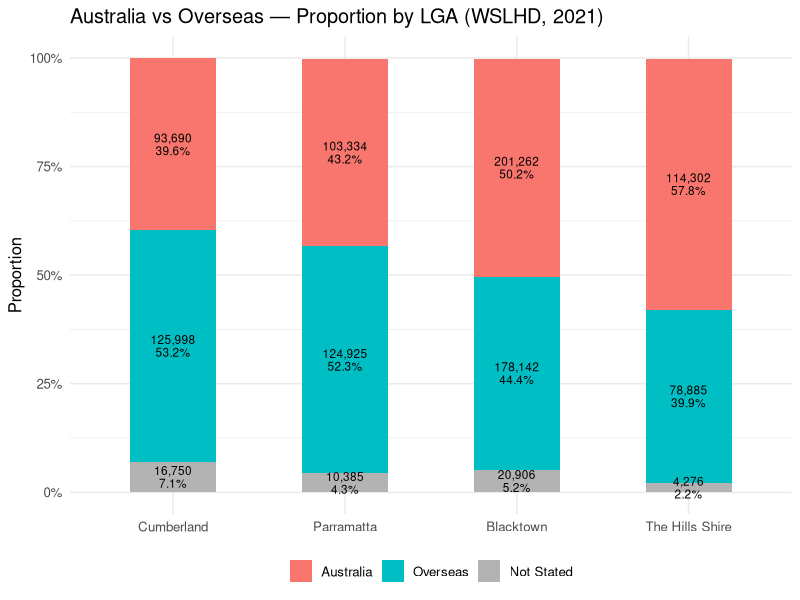
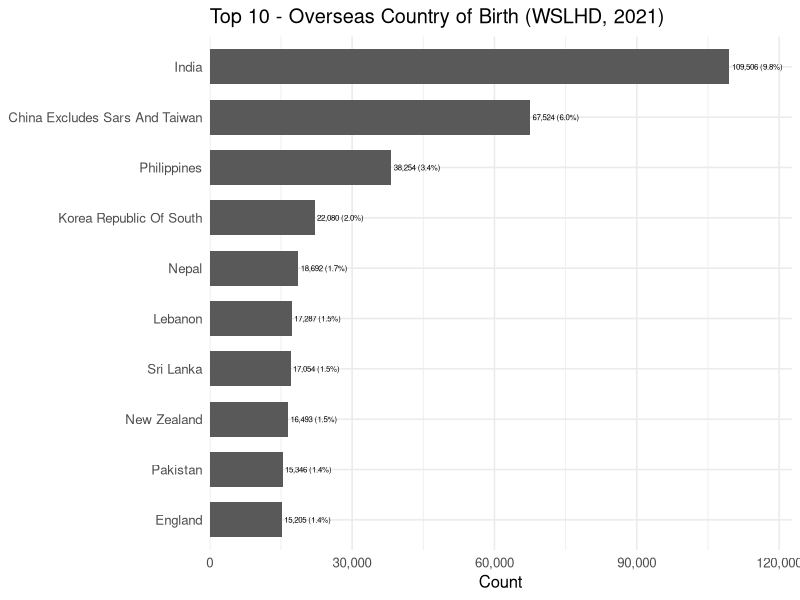
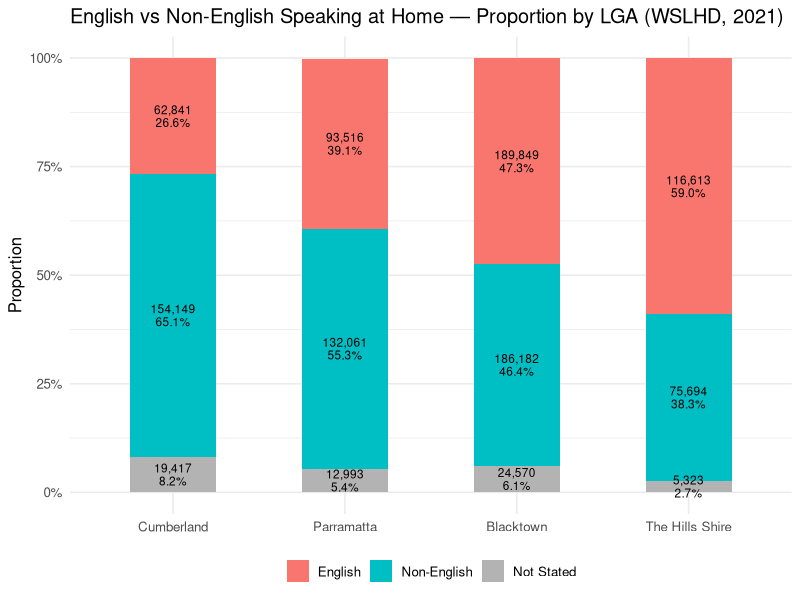
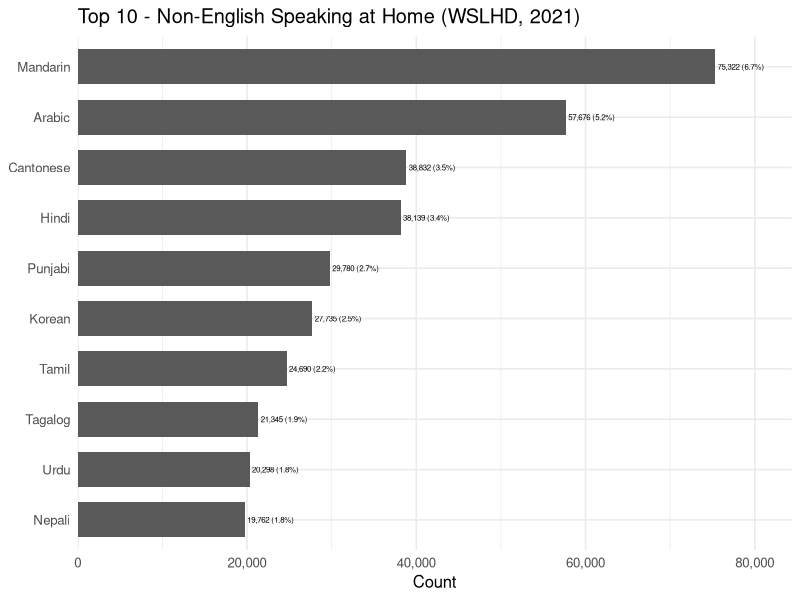
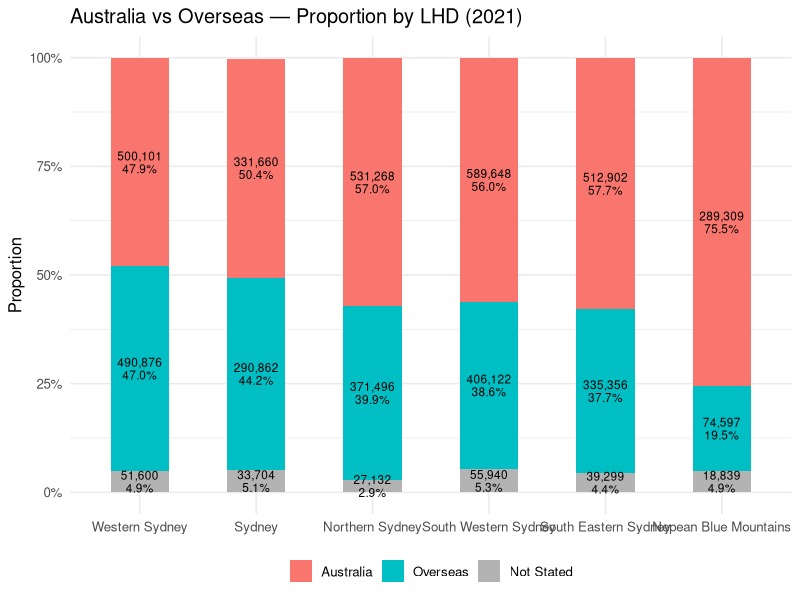
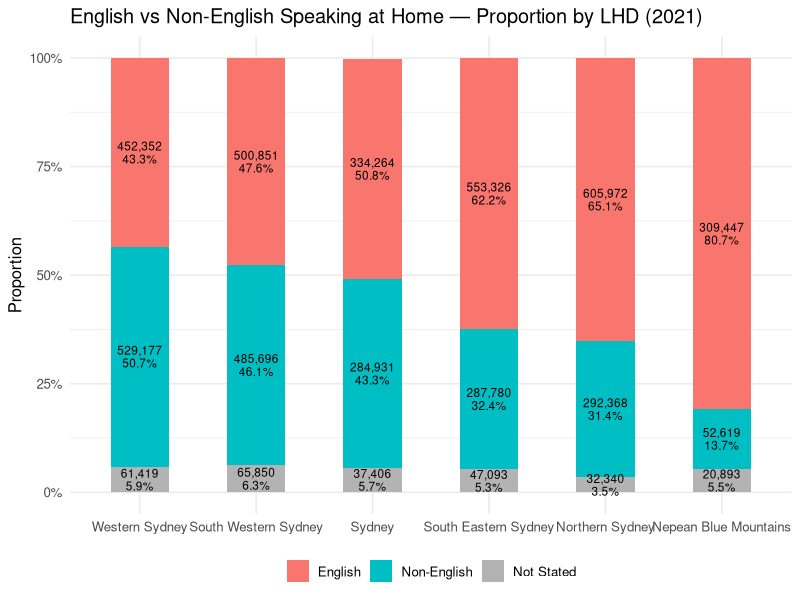

Generate these figures, in order, with R:
## ---- chunk 1
knitr::opts_chunk$set(echo = TRUE)
## ---- chunk 2
library(readr)
library(dplyr)
library(tidyr)
library(stringr)
library(ggplot2)
library(forcats)
library(scales)
## ---- chunk 3
# Read datasets (variables from prepossessing folder)
pop_nsw_2021 <- read.csv("pop_size_nsw_2021.csv")
cob_nsw_2021 <- read.csv("cob_4level_nsw_2021.csv") %>%
  rename(sa2_name_2021 = sa2)
lang_nsw_2021 <- read.csv("lang_4level_nsw_2021.csv") %>%
  rename(sa2_name_2021 = sa2)
sa2_lga_lhd_nsw_2021 <- read.csv("sa2_lga_lhd_nsw_2021.csv")
## ---- chunk 4
names(cob_nsw_2021)
names(lang_nsw_2021)
## ---- chunk 5
# Clean cob dataset
cob_nsw_2021 <- cob_nsw_2021 %>%
  rename_with(~ tolower(.x)  %>%
    str_replace_all("[._/]+", "_")  %>%
    str_replace_all("^_+|_+$", "")) %>%
  rename(not_stated_cob = not_stated,
         niue_cob = niue,
         inadeq_desc_cob = inadequately_described)
## ---- chunk 6
aus_cols <- c("australia_includes_external_territories_nfd",
              "australia",
              "norfolk_island",
              "australian_external_territories_nec")

cob_nsw_2021 <- cob_nsw_2021 %>%
  mutate(australia_total = rowSums(across(any_of(aus_cols)), na.rm = TRUE))

# Exclude numerical columns (not included in overseas summation)
overseas_prot_cols <- c("australia_total",
                        
                        "australia_includes_external_territories_nfd",
                        "australia",
                        "norfolk_island",
                        "australian_external_territories_nec",
                        
                        "overseas", 
                        
                        "not_stated_cob")

overseas_cols <- cob_nsw_2021 %>%
  select(where(is.numeric)) %>%
  names() %>%
  setdiff(overseas_prot_cols)

cob_nsw_2021 <- cob_nsw_2021 %>%
  mutate(overseas = rowSums(across(all_of(overseas_cols)), na.rm = TRUE))
## ---- chunk 7
# Clean lang dataset
lang_nsw_2021 <- lang_nsw_2021 %>%
  rename_with(~ tolower(.x)  %>%
    str_replace_all("[._/]+", "_")  %>%
    str_replace_all("^_+|_+$", "")) %>%
    rename(not_stated_lang = not_stated,
           niue_lang = niue,
           inadeq_desc_lang = inadequately_described)
  
# Exclude numerical columns (not included in non-english summation)
lang_prot_cols <- c("english", 
                    "non_english", 
                    "not_stated_lang")

non_english_cols <- lang_nsw_2021 %>%
  select(where(is.numeric)) %>%
  names() %>%
  setdiff(lang_prot_cols)

lang_nsw_2021 <- lang_nsw_2021 %>%
  mutate(non_english = rowSums(across(all_of(non_english_cols)), na.rm = TRUE))
## ---- chunk 8
cd_nsw_2021 <- pop_nsw_2021 %>%
  left_join(cob_nsw_2021, by = "sa2_name_2021") %>%
  left_join(lang_nsw_2021, by = "sa2_name_2021") %>%
  left_join(sa2_lga_lhd_nsw_2021, by = "sa2_name_2021")
## ---- chunk 9
cob_aus_osea_wslhd_2021 <- cd_nsw_2021 %>%
  filter(in_wslhd == 1) %>%
  filter(lga_name_2021 %in% c("Blacktown", "Cumberland", "Parramatta", "The Hills Shire")) %>%
  select(sa2_name_2021, lga_name_2021, pop_size, australia_total, overseas, not_stated_cob)

cob_lga_wslhd <- cob_aus_osea_wslhd_2021 %>%
  group_by(lga_name_2021) %>%
  summarise(
    pop_total = sum(pop_size, na.rm = TRUE),
    australia_total = sum(australia_total, na.rm = TRUE),
    overseas  = sum(overseas,  na.rm = TRUE),
    not_stated_cob  = sum(not_stated_cob,  na.rm = TRUE),
    .groups = "drop"
  )

cob_lga_wslhd_long <- cob_lga_wslhd %>%
  pivot_longer(
    cols = c(australia_total, overseas, not_stated_cob),
    names_to = "origin",
    values_to = "count"
  ) %>%
  mutate(
    origin = factor(origin, levels = c("australia_total", "overseas", "not_stated_cob"),
                    labels = c("Australia", "Overseas", "Not Stated")),
    prop = count / pop_total
  )

cob_lga_wslhd_order <- cob_lga_wslhd_long %>%
  filter(origin == "Overseas") %>%
  arrange(desc(prop)) %>%
  pull(lga_name_2021)

cob_lga_wslhd_long <- cob_lga_wslhd_long %>%
  mutate(lga_name_2021 = factor(lga_name_2021, levels = cob_lga_wslhd_order))

cob_lga_wslhd_lab <- cob_lga_wslhd_long %>%
  mutate(
    prop  = count / pop_total,
    label = 
      paste0(comma(count), "\n", percent(prop, accuracy = 0.1)))
## ---- chunk 10
ggplot(cob_lga_wslhd_lab, aes(x = lga_name_2021, y = prop, fill = origin)) +
  geom_col(width = 0.5) +
  geom_text(aes(label = label),
            position = position_stack(vjust = 0.5),
            size = 3, lineheight = 0.9, color = "black") +
  scale_y_continuous(labels = percent_format(accuracy = 1)) +
  scale_fill_manual(values = c("Australia"  = "#F8766D",
                               "Overseas"   = "#00BFC4",
                               "Not Stated" = "grey70")) +
  labs(x = NULL, y = "Proportion",
       fill = NULL,
       title = "Australia vs Overseas — Proportion by LGA (WSLHD, 2021)") +
  theme_minimal(base_size = 12) +
  theme(axis.text.x = element_text(),
        legend.position = "bottom")
## ---- chunk 11
cob_wslhd_2021 <- cd_nsw_2021 %>%
  filter(in_wslhd == 1)
  
overseas_tot <- cob_wslhd_2021 %>%
  summarise(
    across(all_of(overseas_cols), ~ sum(.x, na.rm = TRUE)),
    pop_total = sum(pop_size, na.rm = TRUE) 
  ) %>%
  pivot_longer(
    cols = all_of(overseas_cols),         
    names_to = "country",
    values_to = "count"
  ) %>%
  mutate(
    prop = count / pop_total,            
    country_label = country %>% str_replace_all("_", " ") %>% str_to_title()
  ) %>%
  select(-pop_total) 

overseas_tot <- overseas_tot %>% 
  slice_max(order_by = count, n = 10, with_ties = FALSE)
## ---- chunk 12
ggplot(overseas_tot, aes(x = reorder(country_label, count), y = count)) +
  geom_col(width = 0.7) +
  geom_text(aes(label = paste0(comma(count), " (", percent(prop, accuracy = 0.1), ")")),
            hjust = -0.05, size = 2) +
  coord_flip() +
  scale_y_continuous(labels = comma, expand = expansion(mult = c(0, 0.12))) +
  labs(x = NULL, y = "Count",
       title = "Top 10 - Overseas Country of Birth (WSLHD, 2021)") +
  theme_minimal(base_size = 12)
## ---- chunk 13
lang_eng_wslhd_2021 <- cd_nsw_2021 %>%
  filter(in_wslhd == 1) %>%
  filter(lga_name_2021 %in% c("Blacktown", "Cumberland", "Parramatta", "The Hills Shire")) %>%
  select(sa2_name_2021, lga_name_2021, pop_size, english, non_english, not_stated_lang)

lang_lga_wslhd <- lang_eng_wslhd_2021 %>%
  group_by(lga_name_2021) %>%
  summarise(
    pop_total = sum(pop_size, na.rm = TRUE),
    english = sum(english, na.rm = TRUE),
    non_english  = sum(non_english,  na.rm = TRUE),
    not_stated_lang  = sum(not_stated_lang,  na.rm = TRUE),
    .groups = "drop"
  )

lang_lga_wslhd_long <- lang_lga_wslhd %>%
  pivot_longer(
    cols = c(english, non_english, not_stated_lang),
    names_to = "origin",
    values_to = "count"
  ) %>%
  mutate(
    origin = factor(origin, levels = c("english", "non_english","not_stated_lang"),
                    labels = c("English", "Non-English", "Not Stated")),
    prop = count / pop_total
  )

lang_lga_wslhd_order <- lang_lga_wslhd_long %>%
  filter(origin == "Non-English") %>%
  arrange(desc(prop)) %>%
  pull(lga_name_2021)

lang_lga_wslhd_long <- lang_lga_wslhd_long %>%
  mutate(lga_name_2021 = factor(lga_name_2021, levels = lang_lga_wslhd_order))

lang_lga_wslhd_lab <- lang_lga_wslhd_long %>%
  mutate(
    prop  = count / pop_total,
    label = 
      paste0(comma(count), "\n", percent(prop, accuracy = 0.1)))
## ---- chunk 14
ggplot(lang_lga_wslhd_lab, aes(x = lga_name_2021, y = prop, fill = origin)) +
  geom_col(width = 0.5) +
  geom_text(aes(label = label),
            position = position_stack(vjust = 0.5),
            size = 3, lineheight = 0.9, color = "black") +
  scale_y_continuous(labels = percent_format(accuracy = 1)) +
  scale_fill_manual(values = c("English"  = "#F8766D",
                               "Non-English"   = "#00BFC4",
                               "Not Stated" = "grey70")) +
  labs(x = NULL, y = "Proportion",
       fill = NULL,
       title = "English vs Non-English Speaking at Home — Proportion by LGA (WSLHD, 2021)") +
  theme_minimal(base_size = 12) +
  theme(axis.text.x = element_text(),
        legend.position = "bottom")
## ---- chunk 15
lang_wslhd_2021 <- cd_nsw_2021 %>%
  filter(in_wslhd == 1)
  
non_english_tot <- lang_wslhd_2021 %>%
  summarise(
    across(all_of(non_english_cols), ~ sum(.x, na.rm = TRUE)),
    pop_total = sum(pop_size, na.rm = TRUE) 
  ) %>%
  pivot_longer(
    cols = all_of(non_english_cols),         
    names_to = "language",
    values_to = "count"
  ) %>%
  mutate(
    prop = count / pop_total,            
    language_label = language %>% str_replace_all("_", " ") %>% str_to_title()
  ) %>%
  select(-pop_total) 

non_english_tot <- non_english_tot %>% 
  slice_max(order_by = count, n = 10, with_ties = FALSE)
## ---- chunk 16
ggplot(non_english_tot, aes(x = reorder(language_label, count), y = count)) +
  geom_col(width = 0.7) +
  geom_text(aes(label = paste0(comma(count), " (", percent(prop, accuracy = 0.1), ")")),
            hjust = -0.05, size = 2) +
  coord_flip() +
  scale_y_continuous(labels = comma, expand = expansion(mult = c(0, 0.12))) +
  labs(x = NULL, y = "Count",
       title = "Top 10 - Non-English Speaking at Home (WSLHD, 2021)") +
  theme_minimal(base_size = 12)
## ---- chunk 17
cob_aus_osea_metro_2021 <- cd_nsw_2021 %>%
  filter(in_metro == 1) %>%
  select(sa2_name_2021, nsw_lhd_name, pop_size, australia_total, overseas, not_stated_cob)

cob_metro <- cob_aus_osea_metro_2021 %>%
  group_by(nsw_lhd_name) %>%
  summarise(
    pop_total = sum(pop_size, na.rm = TRUE),
    australia_total = sum(australia_total, na.rm = TRUE),
    overseas  = sum(overseas,  na.rm = TRUE),
    not_stated_cob  = sum(not_stated_cob,  na.rm = TRUE),
    .groups = "drop"
  )

cob_metro_long <- cob_metro %>%
  pivot_longer(
    cols = c(australia_total, overseas, not_stated_cob),
    names_to = "origin",
    values_to = "count"
  ) %>%
  mutate(
    origin = factor(origin, levels = c("australia_total", "overseas", "not_stated_cob"),
                    labels = c("Australia", "Overseas", "Not Stated")),
    prop = count / pop_total
  )

cob_metro_order <- cob_metro_long %>%
  filter(origin == "Overseas") %>%
  arrange(desc(prop)) %>%
  pull(nsw_lhd_name)

cob_metro_long <- cob_metro_long %>%
  mutate(nsw_lhd_name = factor(nsw_lhd_name, levels = cob_metro_order))

cob_metro_lab <- cob_metro_long %>%
  mutate(
    prop  = count / pop_total,
    label = 
      paste0(comma(count), "\n", percent(prop, accuracy = 0.1)))
## ---- chunk 18
ggplot(cob_metro_lab, aes(x = nsw_lhd_name, y = prop, fill = origin)) +
  geom_col(width = 0.5) +
  geom_text(aes(label = label),
            position = position_stack(vjust = 0.5),
            size = 3, lineheight = 0.9, color = "black") +
  scale_y_continuous(labels = percent_format(accuracy = 1)) +
  scale_fill_manual(values = c("Australia"  = "#F8766D",
                               "Overseas"   = "#00BFC4",
                               "Not Stated" = "grey70")) +
  labs(x = NULL, y = "Proportion",
       fill = NULL,
       title = "Australia vs Overseas — Proportion by LHD (2021)") +
  theme_minimal(base_size = 12) +
  theme(axis.text.x = element_text(),
        legend.position = "bottom")
## ---- chunk 19
lang_eng_metro_2021 <- cd_nsw_2021 %>%
  filter(in_metro == 1) %>%
  select(sa2_name_2021, nsw_lhd_name, pop_size, english, non_english, not_stated_lang)

lang_metro <- lang_eng_metro_2021 %>%
  group_by(nsw_lhd_name) %>%
  summarise(
    pop_total = sum(pop_size, na.rm = TRUE),
    english = sum(english, na.rm = TRUE),
    non_english  = sum(non_english,  na.rm = TRUE),
    not_stated_lang  = sum(not_stated_lang,  na.rm = TRUE),
    .groups = "drop"
  )

lang_metro_long <- lang_metro %>%
  pivot_longer(
    cols = c(english, non_english, not_stated_lang),
    names_to = "origin",
    values_to = "count"
  ) %>%
  mutate(
    origin = factor(origin, levels = c("english", "non_english","not_stated_lang"),
                    labels = c("English", "Non-English", "Not Stated")),
    prop = count / pop_total
  )

lang_metro_order <- lang_metro_long %>%
  filter(origin == "Non-English") %>%
  arrange(desc(prop)) %>%
  pull(nsw_lhd_name)

lang_metro_long <- lang_metro_long %>%
  mutate(nsw_lhd_name = factor(nsw_lhd_name, levels = lang_metro_order))

lang_metro_lab <- lang_metro_long %>%
  mutate(
    prop  = count / pop_total,
    label = 
      paste0(comma(count), "\n", percent(prop, accuracy = 0.1)))
## ---- chunk 20
ggplot(lang_metro_lab, aes(x = nsw_lhd_name, y = prop, fill = origin)) +
  geom_col(width = 0.5) +
  geom_text(aes(label = label),
            position = position_stack(vjust = 0.5),
            size = 3, lineheight = 0.9, color = "black") +
  scale_y_continuous(labels = percent_format(accuracy = 1)) +
  scale_fill_manual(values = c("English"  = "#F8766D",
                               "Non-English"   = "#00BFC4",
                               "Not Stated" = "grey70")) +
  labs(x = NULL, y = "Proportion",
       fill = NULL,
       title = "English vs Non-English Speaking at Home — Proportion by LHD (2021)") +
  theme_minimal(base_size = 12) +
  theme(axis.text.x = element_text(),
        legend.position = "bottom")
